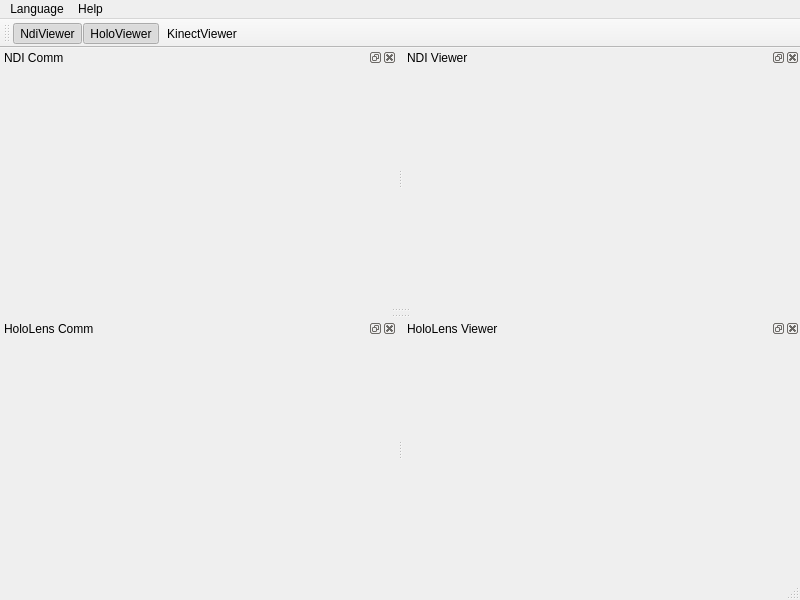
<?xml version="1.0" encoding="UTF-8"?>
<ui version="4.0">
 <class>MainWindow</class>
 <widget class="QMainWindow" name="MainWindow">
  <property name="geometry">
   <rect>
    <x>0</x>
    <y>0</y>
    <width>800</width>
    <height>600</height>
   </rect>
  </property>
  <property name="windowTitle">
   <string>Motion Viewer</string>
  </property>
  <property name="windowIcon">
   <iconset resource="resources.qrc">
    <normaloff>:/icon/res/viewer.ico</normaloff>:/icon/res/viewer.ico</iconset>
  </property>
  <widget class="QWidget" name="centralWidget">
   <property name="maximumSize">
    <size>
     <width>0</width>
     <height>0</height>
    </size>
   </property>
  </widget>
  <widget class="QMenuBar" name="menuBar">
   <property name="geometry">
    <rect>
     <x>0</x>
     <y>0</y>
     <width>800</width>
     <height>23</height>
    </rect>
   </property>
   <widget class="QMenu" name="menuLanguage">
    <property name="title">
     <string>Language</string>
    </property>
    <addaction name="actionEnglish"/>
    <addaction name="actionChinese"/>
   </widget>
   <widget class="QMenu" name="menuHelp">
    <property name="title">
     <string>Help</string>
    </property>
    <addaction name="actionAbout"/>
   </widget>
   <addaction name="menuLanguage"/>
   <addaction name="menuHelp"/>
  </widget>
  <widget class="QToolBar" name="mainToolBar">
   <attribute name="toolBarArea">
    <enum>TopToolBarArea</enum>
   </attribute>
   <attribute name="toolBarBreak">
    <bool>false</bool>
   </attribute>
   <addaction name="actionNdiViewer"/>
   <addaction name="actionHoloViewer"/>
   <addaction name="actionKinectViewer"/>
  </widget>
  <widget class="QStatusBar" name="statusBar"/>
  <widget class="QDockWidget" name="ndiCommDockWidget">
   <property name="sizePolicy">
    <sizepolicy hsizetype="Expanding" vsizetype="Expanding">
     <horstretch>0</horstretch>
     <verstretch>0</verstretch>
    </sizepolicy>
   </property>
   <property name="minimumSize">
    <size>
     <width>0</width>
     <height>0</height>
    </size>
   </property>
   <property name="maximumSize">
    <size>
     <width>500</width>
     <height>524287</height>
    </size>
   </property>
   <property name="windowTitle">
    <string>NDI Comm</string>
   </property>
   <attribute name="dockWidgetArea">
    <number>4</number>
   </attribute>
   <widget class="QWidget" name="ndiDockWidgetContents"/>
  </widget>
  <widget class="QDockWidget" name="holoCommDockWidget">
   <property name="windowTitle">
    <string>HoloLens Comm</string>
   </property>
   <attribute name="dockWidgetArea">
    <number>8</number>
   </attribute>
   <widget class="QWidget" name="holoDockWidgetContents"/>
  </widget>
  <widget class="QDockWidget" name="ndiViewerDockWidget">
   <property name="floating">
    <bool>false</bool>
   </property>
   <property name="windowTitle">
    <string>NDI Viewer</string>
   </property>
   <attribute name="dockWidgetArea">
    <number>4</number>
   </attribute>
   <widget class="QWidget" name="dockWidgetContents"/>
  </widget>
  <widget class="QDockWidget" name="holoViewerDockWidget">
   <property name="windowTitle">
    <string>HoloLens Viewer</string>
   </property>
   <attribute name="dockWidgetArea">
    <number>8</number>
   </attribute>
   <widget class="QWidget" name="dockWidgetContents_2"/>
  </widget>
  <action name="actionChinese">
   <property name="icon">
    <iconset resource="resources.qrc">
     <normaloff>:/lang/res/chinese.png</normaloff>:/lang/res/chinese.png</iconset>
   </property>
   <property name="text">
    <string>Chinese</string>
   </property>
  </action>
  <action name="actionEnglish">
   <property name="icon">
    <iconset resource="resources.qrc">
     <normaloff>:/lang/res/english.png</normaloff>:/lang/res/english.png</iconset>
   </property>
   <property name="text">
    <string>English</string>
   </property>
  </action>
  <action name="actionAbout">
   <property name="text">
    <string>About</string>
   </property>
  </action>
  <action name="actionNdiViewer">
   <property name="checkable">
    <bool>true</bool>
   </property>
   <property name="checked">
    <bool>true</bool>
   </property>
   <property name="icon">
    <iconset resource="resources.qrc">
     <normaloff>:/icon/res/ndi.png</normaloff>:/icon/res/ndi.png</iconset>
   </property>
   <property name="text">
    <string>NdiViewer</string>
   </property>
   <property name="toolTip">
    <string>NDI Viewer</string>
   </property>
  </action>
  <action name="actionHoloViewer">
   <property name="checkable">
    <bool>true</bool>
   </property>
   <property name="checked">
    <bool>true</bool>
   </property>
   <property name="icon">
    <iconset resource="resources.qrc">
     <normaloff>:/icon/res/vr.ico</normaloff>:/icon/res/vr.ico</iconset>
   </property>
   <property name="text">
    <string>HoloViewer</string>
   </property>
   <property name="toolTip">
    <string>HoloLens Viewer</string>
   </property>
  </action>
  <action name="actionKinectViewer">
   <property name="checkable">
    <bool>true</bool>
   </property>
   <property name="icon">
    <iconset resource="resources.qrc">
     <normaloff>:/icon/res/kinect.ico</normaloff>:/icon/res/kinect.ico</iconset>
   </property>
   <property name="text">
    <string>KinectViewer</string>
   </property>
   <property name="toolTip">
    <string>Kinect Viewer</string>
   </property>
  </action>
 </widget>
 <layoutdefault spacing="6" margin="11"/>
 <resources>
  <include location="resources.qrc"/>
 </resources>
 <connections/>
</ui>
